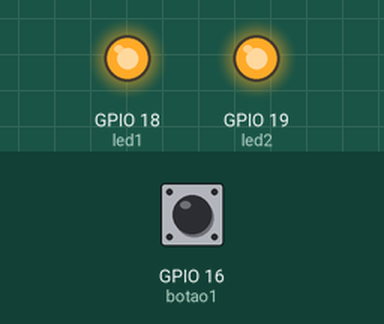
Bench run of a program on a simulated ESP32 board running MicroPython. On the bench: output pins drawn as LEDs (lit = HIGH). The inputs (shaded band) are chosen by the test bench; at power-on: GPIO 16 (botao1) HIGH.

Above: at 1.2 s.
1.3 s: GPIO 16 (botao1) pulled LOW for 0.15 s
At 2.3 s:
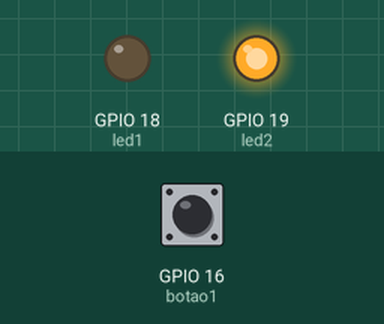
2.9 s: GPIO 16 (botao1) pulled LOW for 1 s
At 3.5 s:
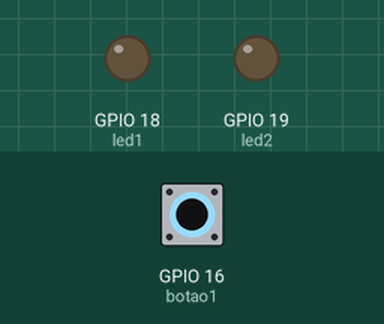
5.4 s: GPIO 16 (botao1) pulled LOW for 3.2 s
At 5.7 s:
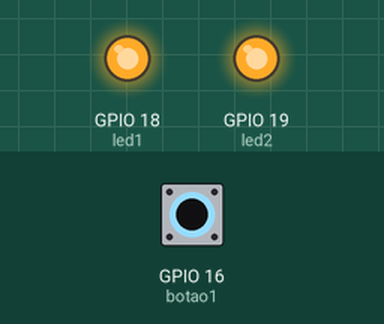
Timing chart, 0 to 8.4 s (numbered marks = the images above; inputs shaded):
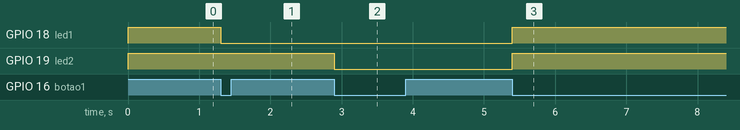

The program:

Case6.py
```python
#Importa a biblioteca para definir a função do pino
from machine import Pin

#CONSTANTES PARA O PROGRAMA
LED_LIGADO = 0
LED_DESLIGADO = 1
BOTAO_LIGADO = 0
BOTAO_DESLIGADO = 1

#Define onde está o LED1
led1 = Pin(18, Pin.OUT, value = LED_DESLIGADO)
led2 = Pin(19, Pin.OUT, value = LED_DESLIGADO)
botao1 = Pin(16, Pin.IN, Pin.PULL_UP)


#Tira uma foto do estado do botão (ligado ou desligado)
foto_do_botao_1 = botao1.value()
#Conta a quantidade de vezes que o botão foi acionado
contagem_de_pulsos = 0
while True:
    #Verifica se o botão mudou em relação a foto
    if botao1.value() != foto_do_botao_1:
        #Atualiza a foto
        foto_do_botao_1 = botao1.value()
        #verifica se o botão está ligado
        if foto_do_botao_1 == BOTAO_LIGADO:
            contagem_de_pulsos = contagem_de_pulsos + 1
    #Verifica o estado da contagem
    if contagem_de_pulsos == 0:
        led1.value(LED_DESLIGADO)
        led2.value(LED_DESLIGADO)
    elif contagem_de_pulsos == 1:
        led1.value(LED_LIGADO)
    elif contagem_de_pulsos == 2:
        led2.value(LED_LIGADO)
    else:
        contagem_de_pulsos = 0
```

Measured:
- after the input at 1.3 s, GPIO 18 (led1): HIGH → LOW at once
- after the input at 2.9 s, GPIO 19 (led2): HIGH → LOW at once
- after the input at 5.4 s, GPIO 18 (led1), GPIO 19 (led2): LOW → HIGH at once
